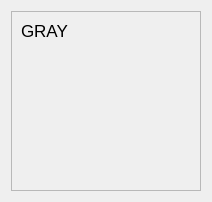
             <widget class="QWidget" name="page_6">
              <layout class="QVBoxLayout" name="verticalLayout_9">
               <item>
                <widget class="QFrame" name="frame_4">
                 <property name="frameShape">
                  <enum>QFrame::StyledPanel</enum>
                 </property>
                 <property name="frameShadow">
                  <enum>QFrame::Raised</enum>
                 </property>
                 <layout class="QVBoxLayout" name="verticalLayout_46">
                  <item>
                   <layout class="QVBoxLayout" name="verticalLayout_45">
                    <property name="spacing">
                     <number>0</number>
                    </property>
                    <item>
                     <widget class="QLabel" name="label_24">
                      <property name="minimumSize">
                       <size>
                        <width>50</width>
                        <height>20</height>
                       </size>
                      </property>
                      <property name="maximumSize">
                       <size>
                        <width>50</width>
                        <height>20</height>
                       </size>
                      </property>
                      <property name="font">
                       <font>
                        <pointsize>13</pointsize>
                       </font>
                      </property>
                      <property name="text">
                       <string>GRAY</string>
                      </property>
                     </widget>
                    </item>
                    <item>
                     <widget class="PlotWidget" name="widget" native="true">
                      <property name="sizePolicy">
                       <sizepolicy hsizetype="Expanding" vsizetype="Expanding">
                        <horstretch>0</horstretch>
                        <verstretch>0</verstretch>
                       </sizepolicy>
                      </property>
                      <property name="minimumSize">
                       <size>
                        <width>170</width>
                        <height>140</height>
                       </size>
                      </property>
                     </widget>
                    </item>
                   </layout>
                  </item>
                 </layout>
                </widget>
               </item>
              </layout>
             </widget>
